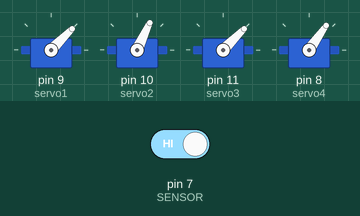
This sketch was run on a simulated Arduino Uno, built with avr-gcc and run on an emulated ATmega328P. Shown: 4 × servo. Inputs (shaded band) come from the test bench; at power-on: pin 7 (SENSOR) HIGH.

Above: at 3.2 s.
3.3 s: pin 7 (SENSOR) driven LOW
At 4.4 s:
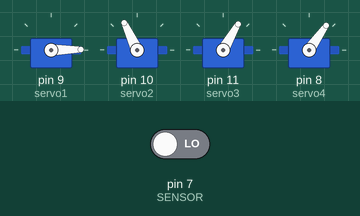
At 6.7 s:
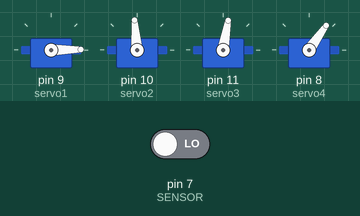
15.8 s: pin 7 (SENSOR) driven HIGH
At 17.8 s:
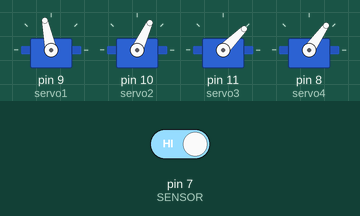
Timing chart, 0 to 20.2 s (numbered marks = the images above; inputs shaded):
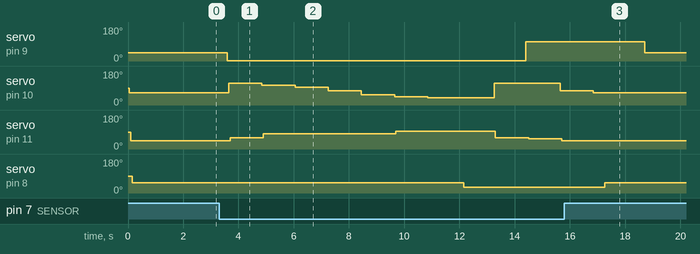

The sketch:

Controle_Motores_tiago_diogo_vini_luthero_com_ldr.ino
```cpp
#include <Servo.h>

#define DELAY 1000
#define SENSOR   7

struct posicao_braco
{
  char servo1;
  char servo2;
  char servo3;
  char servo4;
};

posicao_braco P1 = {.servo1 =  1, .servo2 =  115, .servo3 = 60,  .servo4 = 55};
posicao_braco P2 = {.servo1 =  1, .servo2 =  105, .servo3 = 80,  .servo4 = 55};
posicao_braco P3 = {.servo1 =  1, .servo2 =  95, .servo3 = 80,  .servo4 = 55};
posicao_braco P4 = {.servo1 =  1, .servo2 =  75, .servo3 = 80,  .servo4 = 55};
posicao_braco P5 = {.servo1 =  1, .servo2 =  55, .servo3 = 80,  .servo4 = 55};
posicao_braco P6 = {.servo1 =  1, .servo2 =  45, .servo3 = 95,  .servo4 = 55};
posicao_braco P7 = {.servo1 =  1, .servo2 =  39, .servo3 = 93,  .servo4 = 55};
posicao_braco P8 = {.servo1 =  1, .servo2 =  39, .servo3 = 93,  .servo4 = 30};
posicao_braco P9 = {.servo1 =  1, .servo2 =  115, .servo3 = 60,  .servo4 = 30};
posicao_braco P10 = {.servo1 =  102, .servo2 =  115, .servo3 = 55,  .servo4 = 30};
posicao_braco P11 = {.servo1 =  102, .servo2 =  75, .servo3 = 45,  .servo4 = 30};
posicao_braco P12 = {.servo1 =  102, .servo2 =  65, .servo3 = 45,  .servo4 = 30};
posicao_braco P13 = {.servo1 =  102, .servo2 =  65, .servo3 = 45,  .servo4 = 55};
posicao_braco P14 = {.servo1 =  102, .servo2 =  65, .servo3 = 45,  .servo4 = 55};
posicao_braco P20 = {.servo1 =  45, .servo2 =  65, .servo3 = 45,  .servo4 = 55};

Servo servo1;
Servo servo2;
Servo servo3;
Servo servo4;

void move_robo(posicao_braco pos)
{
  servo1.write(pos.servo1);
  delay(50);
  servo2.write(pos.servo2);
  delay(50);
  servo3.write(pos.servo3);
  delay(50);
  servo4.write(pos.servo4);
  delay(50);
}

void setup()
{
  pinMode(SENSOR, INPUT);

  servo1.attach(9);
  servo2.attach(10);
  servo3.attach(11);
  servo4.attach(8);
}

void loop()
{
  {
  if (digitalRead(SENSOR) == LOW)
 {
  move_robo(P1);
  delay(DELAY);

  move_robo(P2);
  delay(DELAY);

  move_robo(P3);
  delay(DELAY);

  move_robo(P4);
  delay(DELAY);

  move_robo(P5);
  delay(DELAY);

  move_robo(P6);
  delay(DELAY);

  move_robo(P7);
  delay(DELAY);

  move_robo(P8);
  delay(DELAY);

  move_robo(P9);
  delay(DELAY);

  move_robo(P10);
  delay(DELAY);

  move_robo(P11);
  delay(DELAY);

  move_robo(P12);
  delay(100);

  move_robo(P13);
  delay(100);

  move_robo(P14);
  delay(100);

 }
  else

  move_robo(P20);
  delay(DELAY);

  }
}
```

Measured:
- after the input at 3.3 s, servo on pin 9 (servo1): 45° → 1° after 0.30 s, → 102° 10.8 s later; servo on pin 10 (servo2): 65° → 115° after 0.35 s, → 105° 1.2 s later, → 95° 1.2 s later, → 75° 1.2 s later, … (9 changes in this stretch)
- after the input at 15.8 s, servo on pin 9 (servo1): 102° → 45° after 2.9 s; servo on pin 10 (servo2): goes on until 16.9 s, then stays 65°; servo on pin 11 (servo3): stays 45° (without the input it goes to 60° after 3.0 s)
